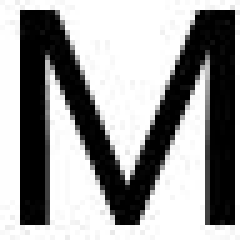
#> input picture letra-M.jpeg, 50 x 50 px (shown 5 times larger)
$ python OpenCVClick.py
#> lines starting #> are read from the running program, lines starting #| are printed output that depends on the picture
import numpy as np
import cv2
import math


pointSelected = False
mouseX = 0
mouseY = 0
clickPointX = 0
clickPointY = 0

def get_click(event, x, y, flag, param):
    global mouseX, mouseY, pointSelected, clickPointX, clickPointY
    if event == cv2.EVENT_LBUTTONDOWN:
        mouseX, mouseY = x,y
        clickPointX, clickPointY = mouseX, mouseY
        #print(mouseX," ",mouseY)
        pointSelected = True
        #blank_img[mouseY][mouseX] = 0
        draw_point()

def draw_point():
    for i in range(0,6):
        for j in range(0,6):
            blank_img[i-4+mouseY][j-4+mouseX] = 0
    #print(mouseX, " ", mouseY)


def rot_around_point():
    global clickPointX, clickPointY
    #print(angleToCircle)
    rotationArray = np.array([[math.cos(angleToCircle), math.sin(angleToCircle)],
                              [math.sin(angleToCircle) * -1, math.cos(angleToCircle)]])
    print(rotationArray,"\n","--------------------------------------------------")
    clickPointX = clickPointX - mouseX
    clickPointY = clickPointY - mouseY

    newOffset = np.array([randOffsetY - mouseX,randOffsetX - mouseY])
    #print(newOffset)
    finalPos = np.matmul(rotationArray,newOffset)
    finalPos[0] = finalPos[0] + mouseX
    finalPos[1] = finalPos[1] + mouseY
    return finalPos


def rotate_Image(imageSizeX,imageSizeY,randomOffsetX,randomOffsetY):
    rotationArray = np.array([[math.cos(angle), math.sin(angle)],
                              [math.sin(angle) * -1, math.cos(angle)]])

    if pointSelected:
        newOff = rot_around_point()
        #print(newOff)
        randomOffsetY = newOff[0]
        randomOffsetX = newOff[1]
    blank_img.fill(255)
    if pointSelected:
        draw_point()
    for i in range(0, imageSizeX):
        for j in range(0, imageSizeX):

            imgHalfSizeX = imageSizeX/2
            imgHalfSizeY = imageSizeY/ 2

            rotPoints = np.array([i-imgHalfSizeX , j-imgHalfSizeY])

            tmp = np.matmul(rotPoints, rotationArray)

            xval = int(tmp[0]+imgHalfSizeX+randomOffsetX)
            yval = int(tmp[1]+imgHalfSizeY+randomOffsetY)

            if xval < 399 and xval > 0:
                if yval < 399 and yval > 0:

                    blank_img[int(tmp[0]+imgHalfSizeX+randomOffsetX), int(tmp[1]+imgHalfSizeY+randomOffsetY)] = m[i][j]


m = cv2.imread("letra-M.jpeg",0)
#> m is the input picture: shape (50, 50); min 0, max 255, mean 163.9

blank_img = np.zeros((400, 400), np.uint8)
blank_img = np.add(blank_img, 255)

# busca la mitad del tamaño de las 2 imagenes
middle_largeX = int(blank_img.shape[0] / 2)
middle_largeY = int(blank_img.shape[1] / 2)
middle_smallX = int(m.shape[0] / 2)
#> middle_smallX = 25
middle_smallY = int(m.shape[1] / 2)
#> middle_smallY = 25

# coordenadas para centrar la imagen chica en la imagen grande
a = middle_largeX - middle_smallX
#> a = 175
b = middle_largeY - middle_smallY
#> b = 175

# coordenada random en y
randOffsetY = np.random.randint(300)
randOffsetY = a + randOffsetY - 150
#> randOffsetY = 197


# coordenada random en x
randOffsetX = np.random.randint(300)
randOffsetX = b + randOffsetX - 150
#> randOffsetX = 72


# angulo random para la rotacion
randomRotation = np.random.randint(180)

angle = randomRotation * math.pi / 180
incrOneDeg = 3 * math.pi / 180

angleToCircle = angle


#--------------------------------------------------------------------------------------------------------------------------------

print(randOffsetX)
#| 72
print(randomRotation)

setPoint = False


while True:
    cv2.namedWindow('test')
    cv2.setMouseCallback('test', get_click)
    cv2.imshow('test',blank_img)

    #print(angle)


    if pointSelected:
        draw_point()
        angleToCircle = angleToCircle + incrOneDeg

    #print(mouseX," ",mouseY)

    rotate_Image(m.shape[0],m.shape[1],randOffsetX,randOffsetY)
#> after the loop in rotate_Image, `for i in range(0, imageSizeX):`:
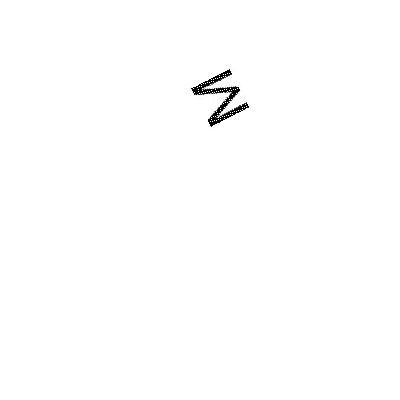
#> blank_img: shape (400, 400); min 0, max 255, mean 253.8
    k = cv2.waitKey(100)
#> (key Esc is pressed here)
    if (k == 27): break


    #cv2.destroyAllWindows()
